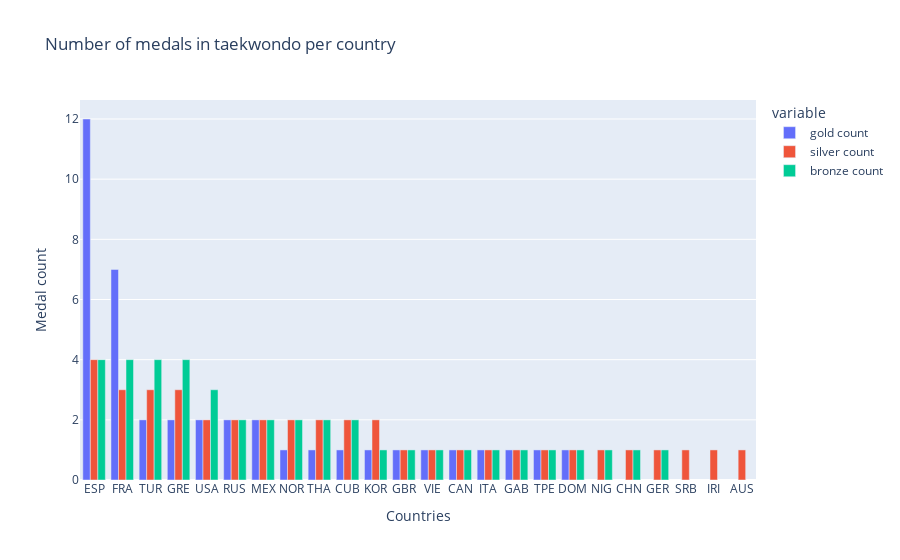

Write notebook code for a chart like this one.
### Markdown cell above
## Exercise 2
- Medal distribution for countries for every sport
- Age distribution for countries for every sport
- Age groups in diffrent columns

### Code cell
taekwondo_data = athlete_data[athlete_data["Sport"].isin(["Taekwondo"])].reset_index(drop=True)
gold_dist_taekwondo = taekwondo_data[taekwondo_data["Medal"].isin(["Gold"])]
silver_dist_taekwondo = taekwondo_data[taekwondo_data["Medal"].isin(["Silver"])]
bronze_dist_taekwondo = taekwondo_data[taekwondo_data["Medal"].isin(["Bronze"])]
gold_dist_taekwondo = gold_dist_taekwondo["NOC"].value_counts().reset_index().rename({"NOC": "gold count", "index": "NOC1"}, axis="columns")
silver_dist_taekwondo = silver_dist_taekwondo["NOC"].value_counts().reset_index().rename({"NOC": "silver count", "index": "NOC2"}, axis="columns")
bronze_dist_taekwondo = bronze_dist_taekwondo["NOC"].value_counts().reset_index().rename({"NOC": "bronze count", "index": "NOC3"}, axis="columns")
taekwondo_medal_dist = gold_dist_taekwondo
taekwondo_medal_dist = pd.concat([gold_dist_taekwondo, silver_dist_taekwondo, bronze_dist_taekwondo], axis=1, join="outer")
taekwondo_medal_dist = taekwondo_medal_dist.drop(["NOC1", "NOC3"], axis="columns")
fig = px.bar(taekwondo_medal_dist, x="NOC2", y=["gold count", "silver count", "bronze count"], title="Number of medals in taekwondo per country",
            labels={"value": "Medal count", "NOC2": "Countries"})
fig.update_layout(barmode="group")
fig.show()

### Figure 1 — Plotly figure (JSON) as saved in the notebook; plotly's stock layout.template omitted (floating-point values rounded to 4 significant figures)
{"data": [{"alignmentgroup": "True", "hovertemplate": "variable=gold count<br>Countries=%{x}<br>Medal count=%{y}<extra></extra>", "legendgroup": "gold count", "marker": {"color": "#636efa", "pattern": {"shape": ""}}, "name": "gold count", "offsetgroup": "gold count", "orientation": "v", "showlegend": true, "textposition": "auto", "type": "bar", "x": ["ESP", "FRA", "TUR", "GRE", "USA", "RUS", "MEX", "NOR", "THA", "CUB", "KOR", "GBR", "VIE", "CAN", "ITA", "GAB", "TPE", "DOM", "NIG", "CHN", "GER", "SRB", "IRI", "AUS"], "xaxis": "x", "y": [12, 7, 2, 2, 2, 2, 2, 1, 1, 1, 1, 1, 1, 1, 1, 1, 1, 1, null, null, null, null, null, null], "yaxis": "y"}, {"alignmentgroup": "True", "hovertemplate": "variable=silver count<br>Countries=%{x}<br>Medal count=%{y}<extra></extra>", "legendgroup": "silver count", "marker": {"color": "#EF553B", "pattern": {"shape": ""}}, "name": "silver count", "offsetgroup": "silver count", "orientation": "v", "showlegend": true, "textposition": "auto", "type": "bar", "x": ["ESP", "FRA", "TUR", "GRE", "USA", "RUS", "MEX", "NOR", "THA", "CUB", "KOR", "GBR", "VIE", "CAN", "ITA", "GAB", "TPE", "DOM", "NIG", "CHN", "GER", "SRB", "IRI", "AUS"], "xaxis": "x", "y": [4, 3, 3, 3, 2, 2, 2, 2, 2, 2, 2, 1, 1, 1, 1, 1, 1, 1, 1, 1, 1, 1, 1, 1], "yaxis": "y"}, {"alignmentgroup": "True", "hovertemplate": "variable=bronze count<br>Countries=%{x}<br>Medal count=%{y}<extra></extra>", "legendgroup": "bronze count", "marker": {"color": "#00cc96", "pattern": {"shape": ""}}, "name": "bronze count", "offsetgroup": "bronze count", "orientation": "v", "showlegend": true, "textposition": "auto", "type": "bar", "x": ["ESP", "FRA", "TUR", "GRE", "USA", "RUS", "MEX", "NOR", "THA", "CUB", "KOR", "GBR", "VIE", "CAN", "ITA", "GAB", "TPE", "DOM", "NIG", "CHN", "GER", "SRB", "IRI", "AUS"], "xaxis": "x", "y": [4, 4, 4, 4, 3, 2, 2, 2, 2, 2, 1, 1, 1, 1, 1, 1, 1, 1, 1, 1, 1, null, null, null], "yaxis": "y"}], "layout": {"barmode": "group", "legend": {"title": {"text": "variable"}, "tracegroupgap": 0}, "title": {"text": "Number of medals in taekwondo per country"}, "xaxis": {"anchor": "y", "domain": [0, 1], "title": {"text": "Countries"}}, "yaxis": {"anchor": "x", "domain": [0, 1], "title": {"text": "Medal count"}}}}
